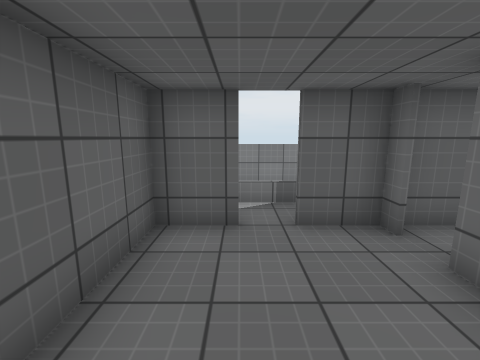
view 1 (above)

12 first-person views from a walk through a Unity game level. The camera is 1.5 m above the floor, tilts 10° down and sees 90° across. Doors are open. The floor is counted in squares, 1 m on a side. Each view is taken from the middle of a square. On the plan, view 1 faces up. The plan holds only what a view shows up to about 13 squares ahead; the rest is blank. The place goes on beyond the plan. Surface patterns are stand-ins for the level's own textures.

view 2
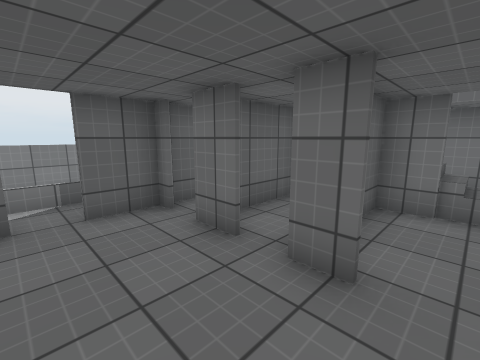

view 3
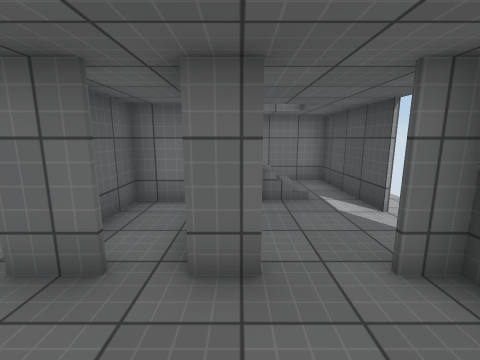

view 4
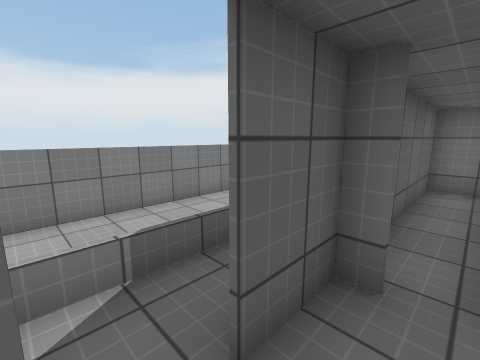

view 5
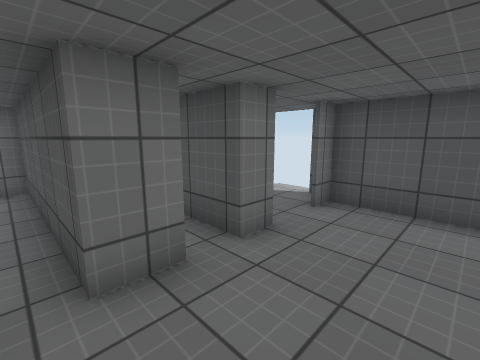

view 6
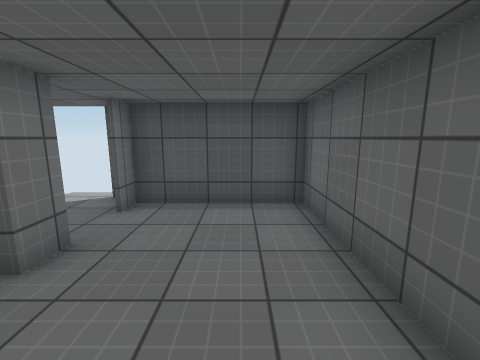

view 7
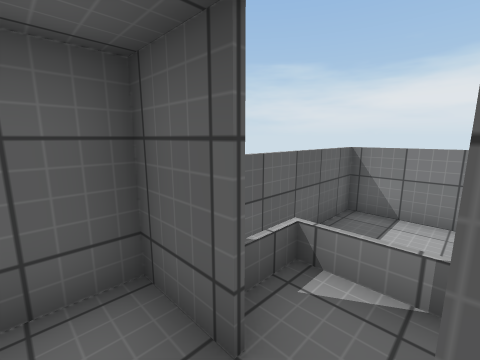

view 8
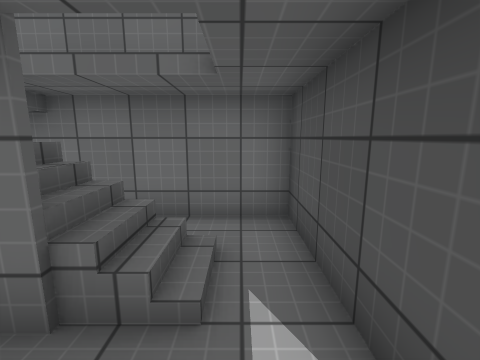

view 9
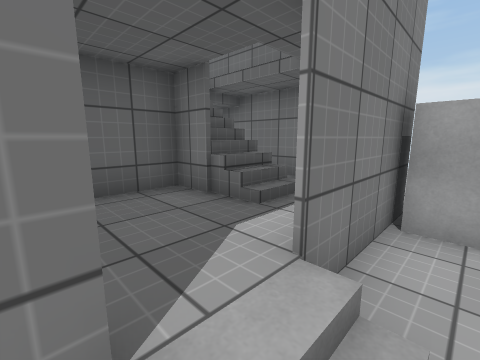

view 10
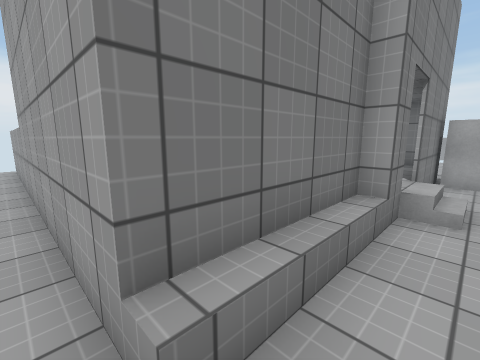

view 11
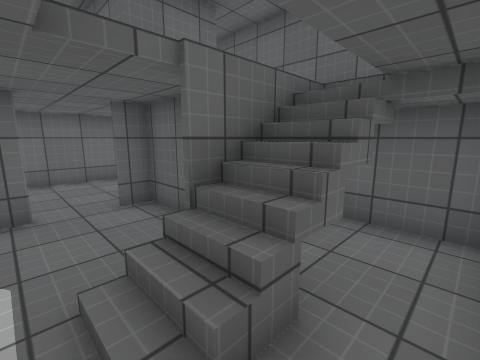

view 12
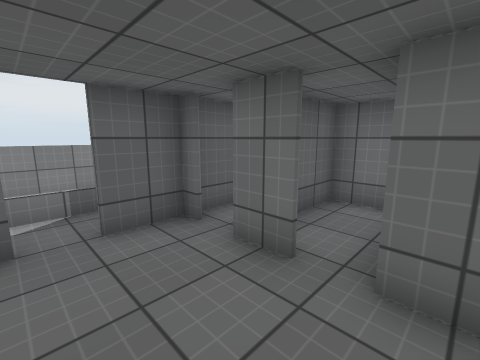

### Floor plan
Key: @ floor where view 1 was taken; # wall or solid block; x gap in a wall; . main floor; : floor 0.5 m higher than the main floor; + floor 1.75 m higher than the main floor; / step, stairs or slope; D open door; = window, fence, low wall or low ledge.
Columns run from 2 left of view 1 to 9 right of it. Each row starts with its distance up from view 1.
 10 .##
  9 .########
  8 .#......
  7 .#
  6 .#...
  5 .#:::
  4 .#xx########
  3 .#::DD######
  2 .#::D####::#
  1 .#::D####=:#
  0 .#@::#::=+:#
 -1 .#::::::/#:#
 -2 .#####:::::#
 -3 .////DDD####
 -4 . ...//...#
 -5          ..

Where each view was taken, in squares from view 1:
view 1: 0 up, 0 right, facing up
view 2: 1 down, 0 right, facing up-right
view 3: 0 up, 0 right, facing right
view 4: 3 up, 0 right, facing up-right
view 5: 3 up, 0 right, facing down-right
view 6: 3 up, 0 right, facing down
view 7: 3 up, 1 right, facing up-left
view 8: 2 down, 4 right, facing right
view 9: 4 down, 3 right, facing up-right
view 10: 4 down, 2 left, facing up-right
view 11: 2 down, 8 right, facing up-left
view 12: 0 up, 0 right, facing up-right
